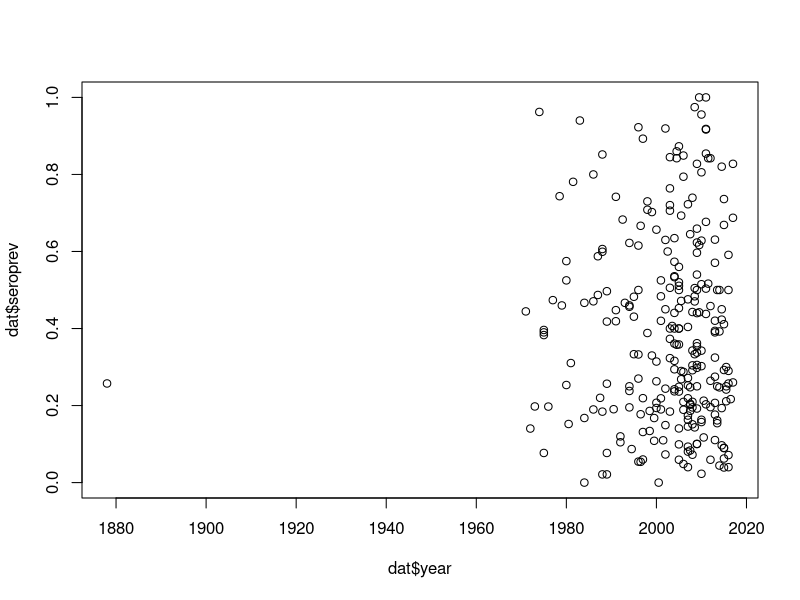
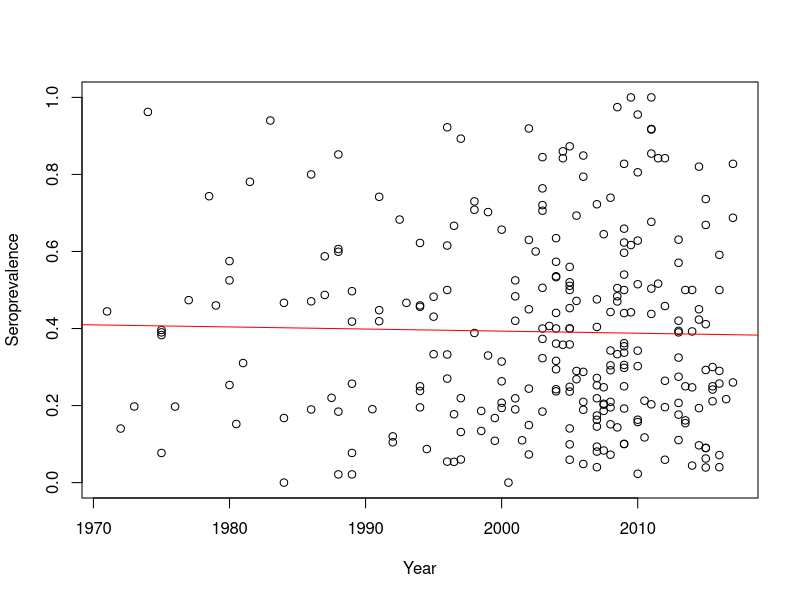
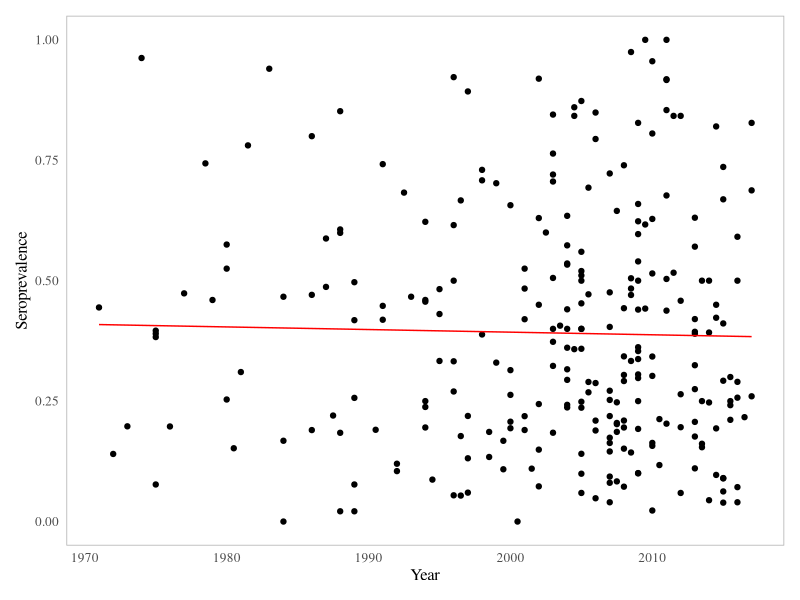
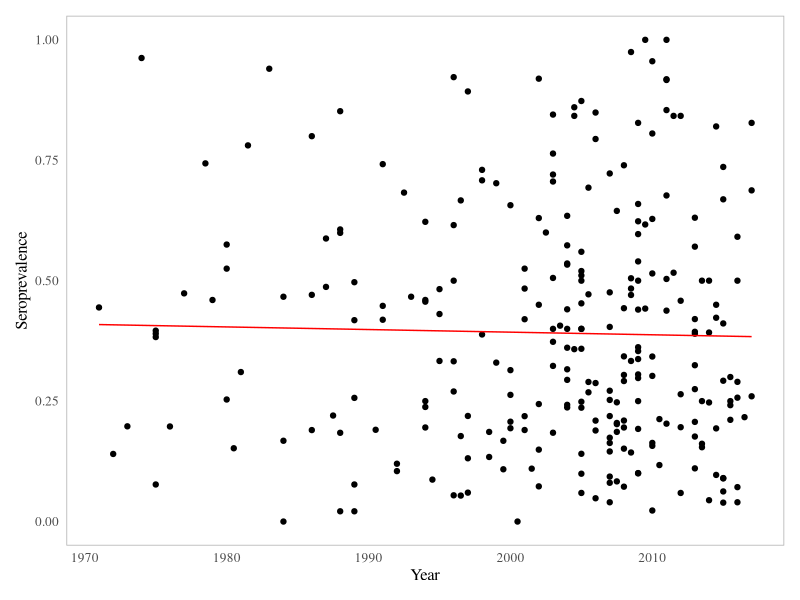

These figures' R source, in order:
## Exploratory analysis for Discussion: Seroprevalence in cats
library(ggplot2)

#Source: Toxoplasma gondii infection in domestic and wild felids as public health concerns: a systematic review and meta-analysis
dat <- read.csv("data/cat_seroprev.csv")

dat$seroprev <- dat$k/dat$n

dat <- subset(dat, !is.na(year1)) #omit NAs

# Calculate sampling year
for(i in 1:nrow(dat)){
  if ( !is.na(dat$year2[i] )) { #if data sampled in a range of years
    dat$year[i] <- mean(c(dat$year1[i], dat$year2[i])) #calculate simple mean year
    
  } else if (is.na(dat$year2)[i]) { #if data sampled in one year
    dat$year[i] <- dat$year1[i]
  }
  
}

plot(dat$year, dat$seroprev)

# omit outlier (year 1880) to see any trends more clearly
which(dat$year < 1900)
dat <- dat[-113,]

cat_seroprev <- plot(dat$year, dat$seroprev, ylab = "Seroprevalence", xlab = "Year")
mod <- lm(dat$seroprev ~ dat$year)
confint(mod) # CIs overlapping 0?
abline(a=mod$coefficients[1], b=mod$coefficients[2], col="red")


ggplot(data=dat, aes(x=year, y=seroprev)) + 
  geom_point() + 
  geom_line(aes(x=year, y=mod$fitted.values), col="red") + 
  xlab("Year")+
  ylab("Seroprevalence") + 
  theme_light(base_size = 12, base_line_size = 0, base_family = "Times") + 
  theme(legend.position = "none", panel.grid.major = element_blank(), 
        panel.grid.minor = element_blank(), plot.margin=unit(c(rep(0.4,4)),"cm"))

#save plot
ggsave(filename = "plots/cat_seroprev.png", dpi=600,
       height = 6, width = 6, units = "in")
